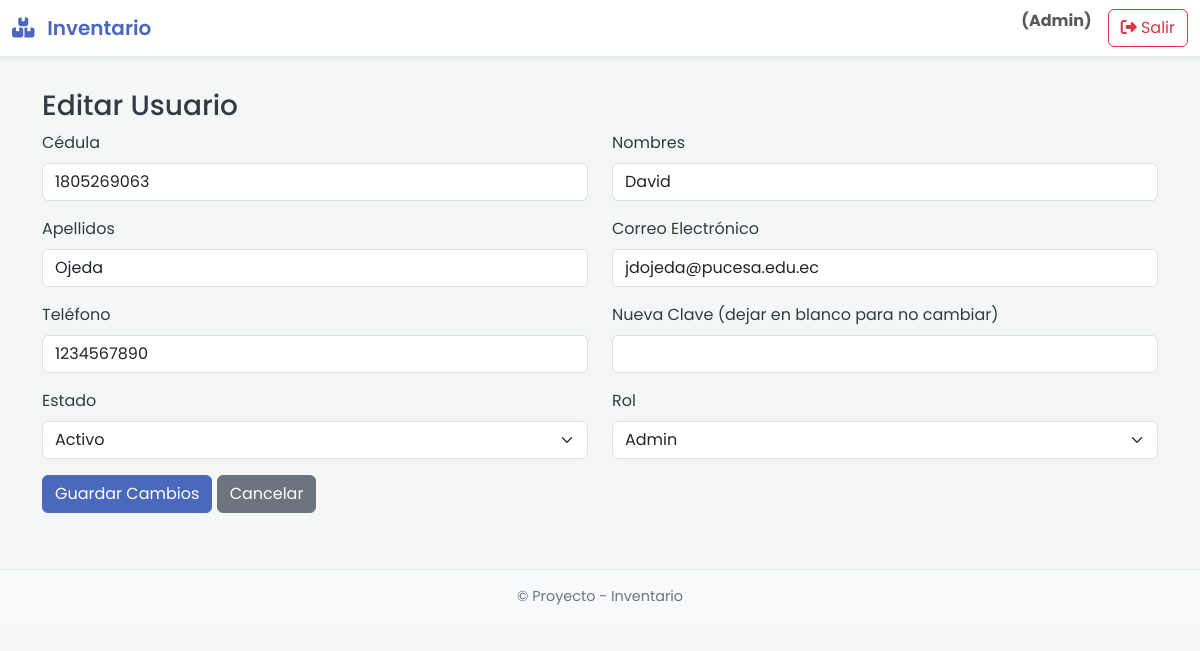
The page /editar_usuario.php?id=2 (signed in) on the database its author committed.
### tables this page shows
CREATE TABLE `usuarios` (
  `id` int NOT NULL,
  `cedula` varchar(20) NOT NULL,
  `nombres` varchar(100) NOT NULL,
  `apellidos` varchar(100) NOT NULL,
  `clave` varchar(255) NOT NULL,
  `correo` varchar(255) NOT NULL,
  `telefono` varchar(255) NOT NULL,
  `estado` enum('activo','inactivo') DEFAULT 'activo',
  `pregunta1` varchar(255) DEFAULT NULL,
  `respuesta1` varchar(255) DEFAULT NULL,
  `pregunta2` varchar(255) DEFAULT NULL,
  `respuesta2` varchar(255) DEFAULT NULL,
  `rol_id` int DEFAULT NULL
);

CREATE TABLE `roles` (
  `id` int NOT NULL,
  `nombre` varchar(50) NOT NULL,
  `descripcion` text
);

### editar_usuario.php (the view, shortened to what this page needs)
<?php
include 'header.php';
include 'db.php';
$id = $_GET['id'] ?? null;
$roles_stmt = $pdo->query("SELECT id, nombre FROM roles");
$roles = $roles_stmt->fetchAll(PDO::FETCH_ASSOC);
$u = $pdo->prepare("SELECT * FROM usuarios WHERE id = ?");
$u->execute([$id]);
$user = $u->fetch();
?>
<h3>Editar Usuario</h3>
<form method="post">
    <div class="row">
        <div class="col-md-6">
            <div class="mb-3">
                <label for="cedula" class="form-label">Cédula</label>
                <input id="cedula" name="cedula" type="text" class="form-control" value="<?= htmlspecialchars($user['cedula'] ?? '') ?>" required>
            </div>
        </div>
        <div class="col-md-6">
            <div class="mb-3">
                <label for="nombres" class="form-label">Nombres</label>
                <input id="nombres" name="nombres" type="text" class="form-control" value="<?= htmlspecialchars($user['nombres'] ?? '') ?>" required>
            </div>
        </div>
    </div>
    <div class="row">
        <div class="col-md-6">
            <div class="mb-3">
                <label for="apellidos" class="form-label">Apellidos</label>
                <input id="apellidos" name="apellidos" type="text" class="form-control" value="<?= htmlspecialchars($user['apellidos'] ?? '') ?>" required>
            </div>
        </div>
        <div class="col-md-6">
            <div class="mb-3">
                <label for="correo" class="form-label">Correo Electrónico</label>
                <input id="correo" name="correo" type="email" class="form-control" value="<?= htmlspecialchars($user['correo'] ?? '') ?>" required>
            </div>
        </div>
    </div>
    <div class="row">
        <div class="col-md-6">
            <div class="mb-3">
                <label for="telefono" class="form-label">Teléfono</label>
                <input id="telefono" name="telefono" type="text" class="form-control" value="<?= htmlspecialchars($user['telefono'] ?? '') ?>" required>
            </div>
        </div>
        <div class="col-md-6">
            <div class="mb-3">
                <label for="clave" class="form-label">Nueva Clave (dejar en blanco para no cambiar)</label>
                <input id="clave" name="clave" type="password" class="form-control">
            </div>
        </div>
    </div>
    <div class="row">
        <div class="col-md-6">
            <div class="mb-3">
                <label for="estado" class="form-label">Estado</label>
                <select id="estado" name="estado" class="form-select">
                    <option value="activo" <?= ($user['estado'] ?? '') === 'activo' ? 'selected' : '' ?>>Activo</option>
                </select>
            </div>
        </div>
        <div class="col-md-6">
            <div class="mb-3">
                <label for="rol_id" class="form-label">Rol</label>
                <select id="rol_id" name="rol_id" class="form-select">
                    <?php foreach ($roles as $rol) : ?>
                        <option value="<?= $rol['id'] ?>" <?= ($user['rol_id'] ?? '') == $rol['id'] ? 'selected' : '' ?>>
                            <?= htmlspecialchars($rol['nombre']) ?>
                        </option>
                    <?php endforeach; ?>
                </select>
            </div>
        </div>
    </div>
    <button type="submit" class="btn btn-primary">Guardar Cambios</button>
    <a href="usuarios.php" class="btn btn-secondary">Cancelar</a>
</form>
<?php include 'footer.php'; ?>

### assets/css/style.css (style rules this page uses)
:root { --primary-color: #4a69bd; --secondary-color: #6c757d; --light-color: #f8f9fa; --dark-color: #343a40; --font-family: 'Poppins', sans-serif; --border-radius: 0.375rem; }
body { font-family: var(--font-family); background-color: #f4f7f6; color: var(--dark-color); }
.btn-primary { background-color: var(--primary-color); border-color: var(--primary-color); transition: background-color 0.2s ease-in-out; }

### rows shown on the page
usuarios: cedula "1805269063", nombres "David", apellidos "Ojeda", correo "jdojeda@pucesa.edu.ec", telefono "1234567890", estado "Activo", rol_id "Admin"

### other values the page prints
$_SESSION["usuario_rol"] "Admin"
